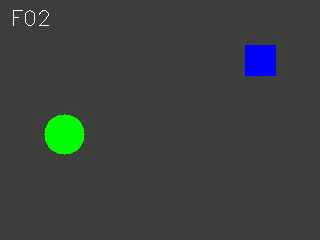
#> input picture frame 1 of sam2-main/sam2_demos/demo_video.mp4, 320 x 240 px
$ python simple_video_processor.py
#> lines starting #> are read from the running program, lines starting #| are printed output that depends on the picture; after the words box and inside, x2 and y2 are one past the last pixel; in counts of white or black regions, pixels touching at a corner belong together
#!/usr/bin/env python3
"""
SAM2 真实视频处理应用 - 简化版
专注于核心功能，避免复杂依赖
"""

import os
import numpy as np
from PIL import Image, ImageDraw
import cv2
import json
from datetime import datetime

class SimpleVideoProcessor:
    def __init__(self):
        """初始化简单视频处理器"""
        self.supported_formats = ['.mp4', '.avi', '.mov', '.mkv', '.wmv']
        print("🎥 SAM2 简化视频处理器已初始化")

    def create_demo_video(self, output_path="sam2_demos/demo_video.mp4", duration=3, fps=5):
        """创建一个简单的演示视频"""
        print(f"🎬 创建演示视频: {output_path}")

        # 确保输出目录存在
        os.makedirs(os.path.dirname(output_path), exist_ok=True)

        # 视频参数
        width, height = 320, 240
        total_frames = duration * fps

        try:
            # 创建视频写入器
            fourcc = cv2.VideoWriter_fourcc(*'XVID')
            out = cv2.VideoWriter(output_path, fourcc, fps, (width, height))

            # 生成视频帧
            for frame_idx in range(total_frames):
                # 创建背景
                frame = np.ones((height, width, 3), dtype=np.uint8) * 64

                # 添加移动的圆形目标
                center_x = int(50 + (frame_idx / total_frames) * (width - 100))
                center_y = int(height // 2 + 30 * np.sin(frame_idx * 0.5))
                cv2.circle(frame, (center_x, center_y), 20, (0, 255, 0), -1)

                # 添加静态的方形目标
                rect_x, rect_y = width - 60, 60
                cv2.rectangle(frame, (rect_x - 15, rect_y - 15),
                             (rect_x + 15, rect_y + 15), (255, 0, 0), -1)

                # 添加帧号文本
                cv2.putText(frame, f"F{frame_idx+1:02d}", (10, 25),
                           cv2.FONT_HERSHEY_SIMPLEX, 0.7, (255, 255, 255), 1)

                out.write(frame)

            out.release()
            print(f"✅ 演示视频已创建: {output_path}")
            return output_path

        except Exception as e:
            print(f"❌ 创建视频失败: {e}")
            return None

    def extract_video_frames(self, video_path, output_dir, max_frames=10):
        """从视频中提取帧"""
        print(f"📹 从视频提取帧: {video_path}")

        if not os.path.exists(video_path):
            print(f"❌ 视频文件不存在: {video_path}")
            return []

        os.makedirs(output_dir, exist_ok=True)

        try:
            cap = cv2.VideoCapture(video_path)
            total_frames = int(cap.get(cv2.CAP_PROP_FRAME_COUNT))
            fps = cap.get(cv2.CAP_PROP_FPS)

            print(f"📊 视频信息: {total_frames} 帧, {fps:.1f} FPS")

            frame_paths = []
            frame_interval = max(1, total_frames // max_frames)

            frame_idx = 0
            extracted_count = 0

            while cap.isOpened() and extracted_count < max_frames:
                ret, frame = cap.read()
                if not ret:
                    break

                if frame_idx % frame_interval == 0:
                    frame_path = os.path.join(output_dir, f"frame_{extracted_count:03d}.jpg")
                    cv2.imwrite(frame_path, frame)
                    frame_paths.append(frame_path)
                    extracted_count += 1

                frame_idx += 1

            cap.release()
            print(f"✅ 成功提取 {len(frame_paths)} 帧")
            return frame_paths

        except Exception as e:
            print(f"❌ 提取帧失败: {e}")
            return []

    def analyze_video_motion(self, frame_paths):
        """分析视频中的运动"""
        print("🔍 分析视频运动...")

        if len(frame_paths) < 2:
            print("❌ 需要至少2帧进行运动分析")
            return {}

        try:
            motion_data = {
                "total_frames": len(frame_paths),
                "motion_detected": [],
                "object_positions": []
            }

            prev_frame = None

            for i, frame_path in enumerate(frame_paths):
                frame = cv2.imread(frame_path)
                gray = cv2.cvtColor(frame, cv2.COLOR_BGR2GRAY)

                if prev_frame is not None:
                    # 计算帧差
                    diff = cv2.absdiff(prev_frame, gray)
                    _, thresh = cv2.threshold(diff, 30, 255, cv2.THRESH_BINARY)

                    # 检测运动
                    motion_pixels = np.sum(thresh > 0)
                    motion_ratio = motion_pixels / (thresh.shape[0] * thresh.shape[1])

                    motion_data["motion_detected"].append({
                        "frame": i,
                        "motion_ratio": float(motion_ratio),
                        "motion_pixels": int(motion_pixels)
                    })

                # 简单的绿色对象检测 (演示用)
                hsv = cv2.cvtColor(frame, cv2.COLOR_BGR2HSV)
                green_mask = cv2.inRange(hsv, (40, 100, 100), (80, 255, 255))

                # 找到绿色对象的质心
                moments = cv2.moments(green_mask)
                if moments['m00'] > 0:
                    cx = int(moments['m10'] / moments['m00'])
                    cy = int(moments['m01'] / moments['m00'])
                    motion_data["object_positions"].append({
                        "frame": i,
                        "x": cx,
                        "y": cy
                    })

                prev_frame = gray

            print(f"✅ 运动分析完成: {len(motion_data['motion_detected'])} 帧运动数据")
            return motion_data

        except Exception as e:
            print(f"❌ 运动分析失败: {e}")
            return {}

    def create_motion_visualization(self, motion_data, output_path):
        """创建运动分析可视化"""
        print(f"📊 创建运动可视化: {output_path}")

        try:
            import matplotlib.pyplot as plt

            fig, (ax1, ax2) = plt.subplots(2, 1, figsize=(10, 8))

            # 运动强度图
            if motion_data.get("motion_detected"):
                frames = [d["frame"] for d in motion_data["motion_detected"]]
                ratios = [d["motion_ratio"] for d in motion_data["motion_detected"]]

                ax1.plot(frames, ratios, 'b-o', markersize=4)
                ax1.set_title("视频运动强度分析", fontsize=14)
                ax1.set_xlabel("帧号")
                ax1.set_ylabel("运动比例")
                ax1.grid(True, alpha=0.3)

            # 对象轨迹图
            if motion_data.get("object_positions"):
                x_pos = [p["x"] for p in motion_data["object_positions"]]
                y_pos = [p["y"] for p in motion_data["object_positions"]]
                frames = [p["frame"] for p in motion_data["object_positions"]]

                scatter = ax2.scatter(x_pos, y_pos, c=frames, cmap='viridis', s=50)
                ax2.plot(x_pos, y_pos, 'r-', alpha=0.5, linewidth=2)
                ax2.set_title("绿色目标运动轨迹", fontsize=14)
                ax2.set_xlabel("X 坐标")
                ax2.set_ylabel("Y 坐标")
                plt.colorbar(scatter, ax=ax2, label="帧号")
                ax2.grid(True, alpha=0.3)

            plt.tight_layout()
            plt.savefig(output_path, dpi=150, bbox_inches='tight')
            plt.close()

            print(f"✅ 运动可视化已保存: {output_path}")
            return True

        except Exception as e:
            print(f"❌ 创建可视化失败: {e}")
            return False

    def demo_simple_video_processing(self):
        """演示简单视频处理功能"""
        print("🚀 简单视频处理演示")
        print("=" * 50)

        try:
            # 1. 创建演示视频
            video_path = self.create_demo_video()
#> after the loop in create_demo_video, `for frame_idx in range(total_frames):`:
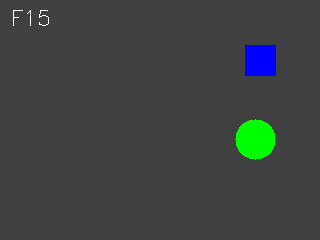
#> frame: shape (240, 320, 3); mean of channels 0, 1, 2 65.6, 66.5, 62.4; drawn as B, G, R
            if not video_path:
                print("❌ 无法创建演示视频")
                return

            # 2. 提取视频帧
            frames_dir = "sam2_demos/simple_video_frames"
            frame_paths = self.extract_video_frames(video_path, frames_dir, max_frames=8)
#| 📊 视频信息: 15 帧, 5.0 FPS
#> in extract_video_frames, frame is the input picture: shape (240, 320, 3); mean B, G, R 60.7, 64.6, 58.6

            if not frame_paths:
                print("❌ 无法提取视频帧")
                return

            # 3. 分析运动
            motion_data = self.analyze_video_motion(frame_paths)
#> in analyze_video_motion, `gray = cv2.cvtColor(frame, cv2.COLOR_BGR2GRAY)`:
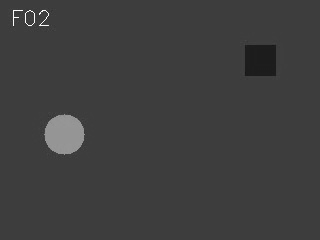
#> gray: shape (240, 320); min 21, max 254, mean 62.3
#> in analyze_video_motion, `hsv = cv2.cvtColor(frame, cv2.COLOR_BGR2HSV)`: hsv: shape (240, 320, 3); mean H, S, V 51.7, 19.9, 67.8
#> in analyze_video_motion, `green_mask = cv2.inRange(hsv, (40, 100, 100), (80, 255, 255))`:
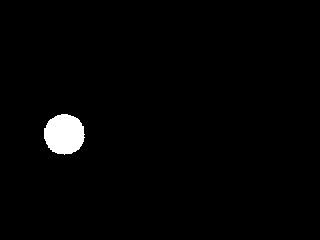
#> green_mask: shape (240, 320); 1.7% white; 1 white region, box (x1, y1, x2, y2) and area: (44, 114, 85, 155) 1303
#> in analyze_video_motion, `moments = cv2.moments(green_mask)`: moments = moments, m00 332265, centre m10/m00, m01/m00 = (63.89, 133.9)
#> in analyze_video_motion, `cx = int(moments['m10'] / moments['m00'])`: cx = 63
#> in analyze_video_motion, `cy = int(moments['m01'] / moments['m00'])`: cy = 133

            # 4. 创建可视化
            viz_path = "sam2_demos/simple_video_motion_analysis.png"
            self.create_motion_visualization(motion_data, viz_path)

            # 5. 保存分析报告
            self.create_analysis_report(video_path, frame_paths, motion_data)

            print("\n✅ 简单视频处理演示完成!")
            print("📁 查看结果:")
            print(f"  - 演示视频: {video_path}")
            print(f"  - 提取帧: {frames_dir}")
            print(f"  - 运动分析: {viz_path}")
            print(f"  - 分析报告: sam2_demos/simple_video_analysis_report.md")

        except Exception as e:
            print(f"❌ 演示失败: {e}")
            import traceback
            traceback.print_exc()

    def create_analysis_report(self, video_path, frame_paths, motion_data):
        """创建分析报告"""
        report_content = f"""# SAM2 简单视频处理分析报告

## 📋 基本信息
- **分析时间**: {datetime.now().strftime('%Y-%m-%d %H:%M:%S')}
- **源视频**: {os.path.basename(video_path)}
- **提取帧数**: {len(frame_paths)}

## 🎥 视频分析结果

### 运动检测
- **检测帧数**: {len(motion_data.get('motion_detected', []))}
- **平均运动强度**: {np.mean([d['motion_ratio'] for d in motion_data.get('motion_detected', [])]) if motion_data.get('motion_detected') else 0:.3f}

### 目标跟踪
- **跟踪帧数**: {len(motion_data.get('object_positions', []))}
- **轨迹完整性**: {len(motion_data.get('object_positions', []))/len(frame_paths)*100:.1f}%

## 🔧 技术特点
- **轻量级处理**: 使用OpenCV进行基础视频分析
- **运动检测**: 基于帧差的运动检测算法
- **目标跟踪**: 基于颜色的简单目标检测
- **可视化分析**: matplotlib生成分析图表

## 💡 应用场景
- **监控分析**: 基础运动检测和目标跟踪
- **视频预处理**: 为SAM2分割做准备
- **教学演示**: 计算机视觉基础概念展示
- **快速原型**: 视频分析应用原型开发

## 🚀 扩展方向
- **集成SAM2**: 添加精确的实例分割
- **多目标跟踪**: 支持多个目标同时跟踪
- **背景建模**: 更复杂的背景分离技术
- **特征跟踪**: 基于特征点的目标跟踪

这个简化版本为后续集成SAM2高级功能奠定了基础！
"""

        report_path = "sam2_demos/simple_video_analysis_report.md"
        with open(report_path, 'w', encoding='utf-8') as f:
            f.write(report_content)

        print(f"📋 分析报告已保存: {report_path}")


def demo_simple_video_applications():
    """运行简单视频应用演示"""
    try:
        processor = SimpleVideoProcessor()
        processor.demo_simple_video_processing()
#> in demo_simple_video_processing, `motion_data = self.analyze_video_motion(frame_paths)`: motion_data = 3 items
#> in create_motion_visualization, `frames = [d["frame"] for d in motion_data["motion_detected"]]`: frames = [1, 2, 3, 4, 5, 6, 7]
#> in create_motion_visualization, `ratios = [d["motion_ratio"] for d in motion_data["motion_detected"]]`: ratios = [0.0194, 0.0165, 0.0152, 0.0187, 0.0206, 0.0213, 0.02]
#> in create_motion_visualization, `x_pos = [p["x"] for p in motion_data["object_positions"]]`: x_pos = [63, 79, 93, 107, 123, 137, 151, 167]
#> in create_motion_visualization, `y_pos = [p["y"] for p in motion_data["object_positions"]]`: y_pos = [133, 145, 149, 147, 137, 123, 109, 97]
#> in create_motion_visualization, `frames = [p["frame"] for p in motion_data["object_positions"]]`: frames = [0, 1, 2, 3, 4, 5, 6, 7]
#> in create_motion_visualization, `plt.savefig(output_path, dpi=150, bbox_inches='tight')`:
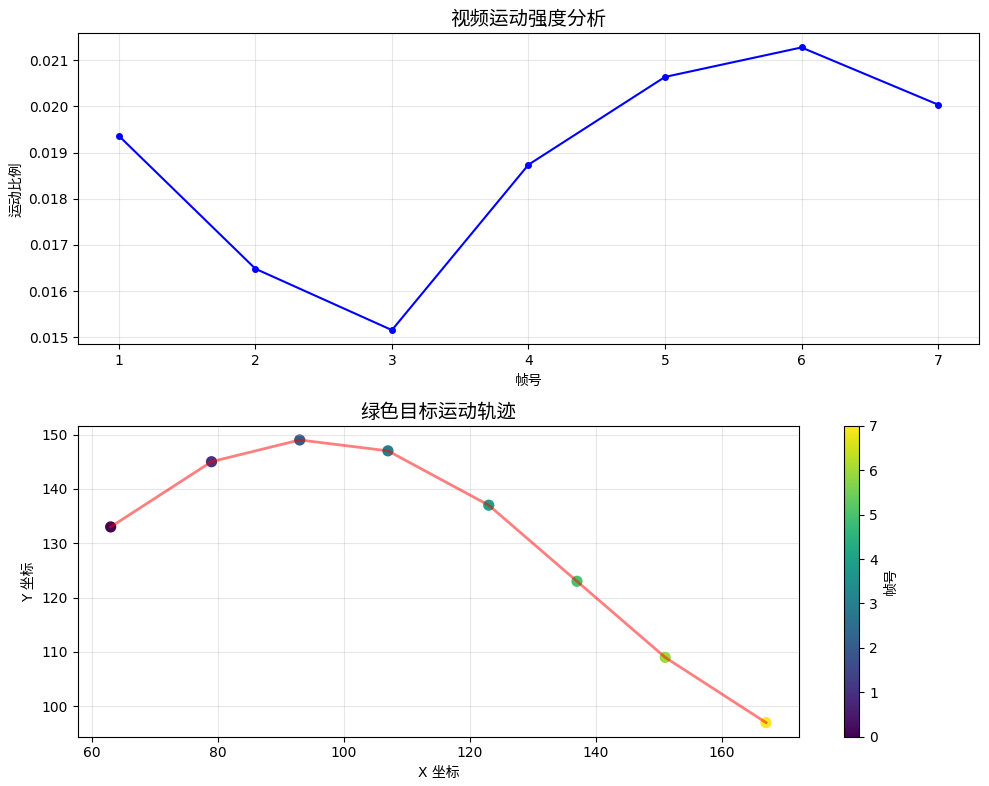
#> figure drawn by matplotlib, 3 panels
    except Exception as e:
        print(f"❌ 演示失败: {e}")


if __name__ == "__main__":
    demo_simple_video_applications()

$ run again, starting later in the video
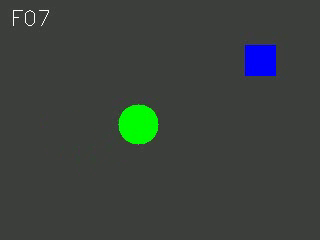
#> input picture frame 6 of sam2-main/sam2_demos/demo_video.mp4, 320 x 240 px
#| 📊 视频信息: 15 帧, 5.0 FPS
#> in extract_video_frames, frame is the input picture: shape (240, 320, 3); mean B, G, R 60.7, 64.6, 58.5
#> hsv: shape (240, 320, 3); mean H, S, V 51.6, 20, 67.7
#> in analyze_video_motion, `green_mask = cv2.inRange(hsv, (40, 100, 100), (80, 255, 255))`:
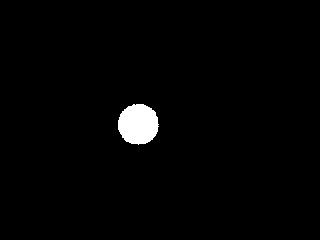
#> green_mask: shape (240, 320); 1.7% white; 1 white region, box (x1, y1, x2, y2) and area: (118, 104, 159, 145) 1310
#> moments = moments, m00 334050, centre m10/m00, m01/m00 = (137.9, 123.9)
#> cx = 137
#> cy = 123
#> motion_data = 3 items
#> in create_motion_visualization, `frames = [d["frame"] for d in motion_data["motion_detected"]]`: frames = [1, 2, 3, 4, 5, 6, 7]
#> ratios = [0.0213, 0.02, 0.0178, 0.0149, 0.0174, 0.0205, 0.0213]
#> x_pos = [137, 151, 167, 181, 195, 211, 225, 239]
#> y_pos = [123, 109, 97, 89, 91, 97, 111, 125]
#> in create_motion_visualization, `frames = [p["frame"] for p in motion_data["object_positions"]]`: frames = [0, 1, 2, 3, 4, 5, 6, 7]
#> in create_motion_visualization, `plt.savefig(output_path, dpi=150, bbox_inches='tight')`:
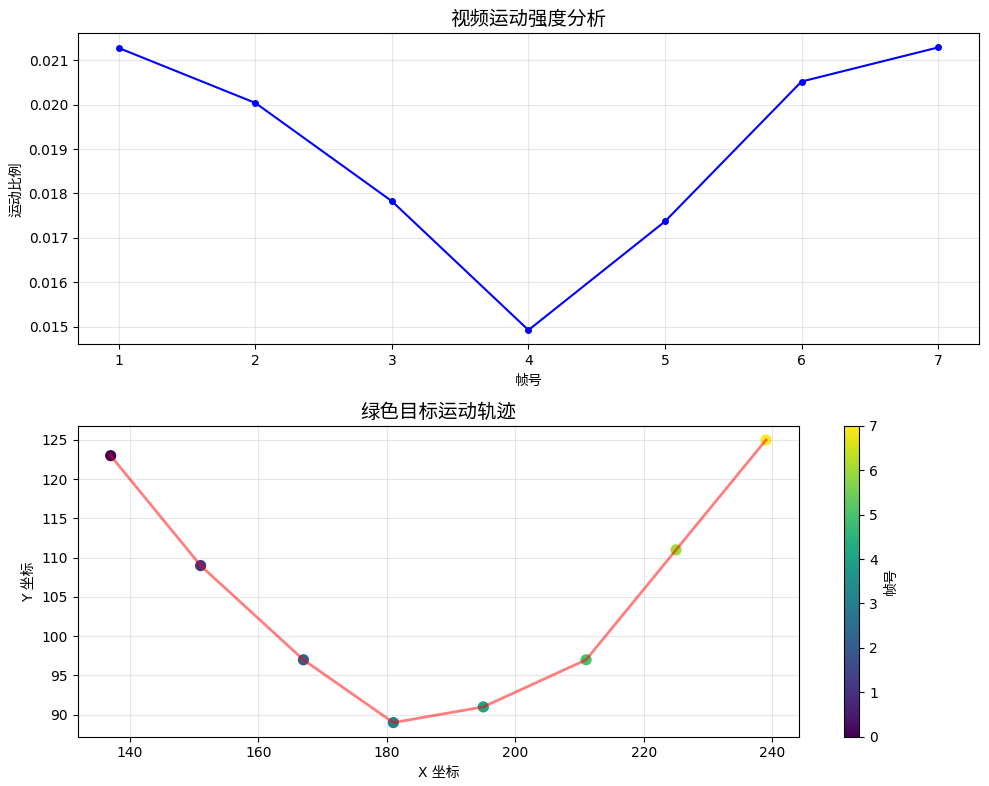
#> figure drawn by matplotlib, 3 panels

$ run again, starting later in the video
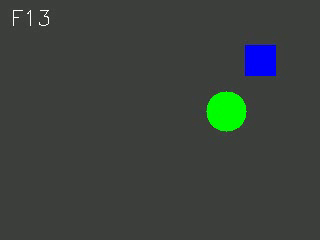
#> input picture frame 12 of sam2-main/sam2_demos/demo_video.mp4, 320 x 240 px
#| 📊 视频信息: 15 帧, 5.0 FPS
#> in extract_video_frames, frame is the input picture: shape (240, 320, 3); mean B, G, R 60.7, 64.6, 58.5
#> hsv: shape (240, 320, 3); mean H, S, V 51.8, 19.9, 67.7
#> in analyze_video_motion, `green_mask = cv2.inRange(hsv, (40, 100, 100), (80, 255, 255))`:
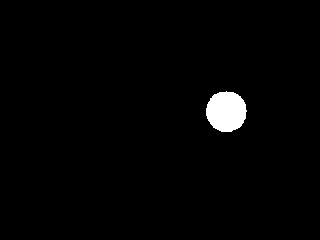
#> green_mask: shape (240, 320); 1.7% white; 1 white region, box (x1, y1, x2, y2) and area: (206, 91, 247, 132) 1304
#> moments = moments, m00 332520, centre m10/m00, m01/m00 = (225.9, 111.1)
#> cx = 225
#> cy = 111
#> motion_data = 3 items
#> in create_motion_visualization, `frames = [d["frame"] for d in motion_data["motion_detected"]]`: frames = [1, 2]
#> ratios = [0.0213, 0.0207]
#> x_pos = [225, 239, 255]
#> y_pos = [111, 125, 139]
#> in create_motion_visualization, `frames = [p["frame"] for p in motion_data["object_positions"]]`: frames = [0, 1, 2]
#> in create_motion_visualization, `plt.savefig(output_path, dpi=150, bbox_inches='tight')`:
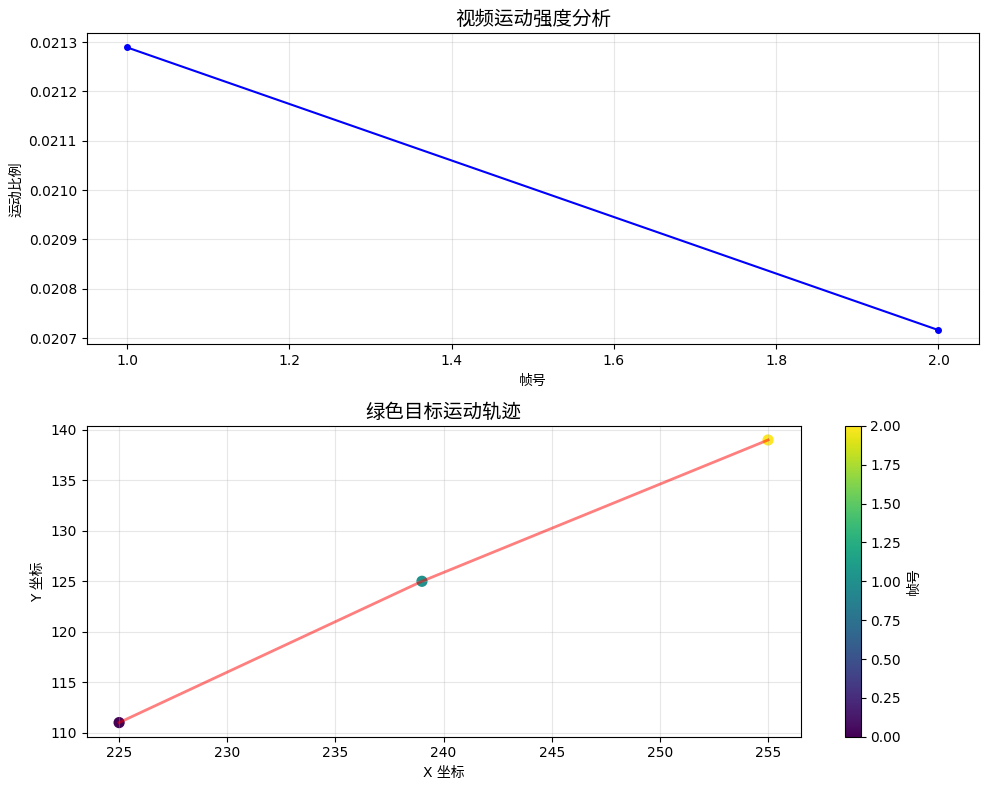
#> figure drawn by matplotlib, 3 panels
